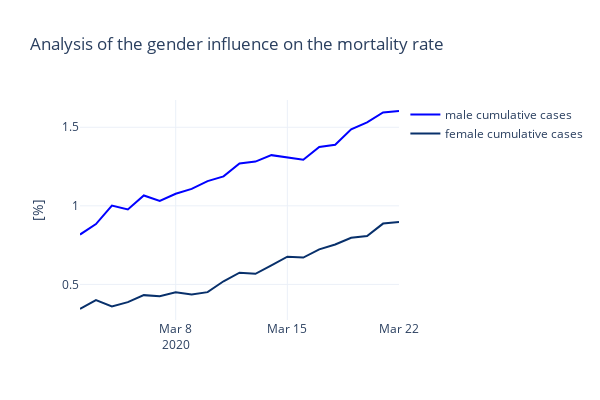

The notebook cell this image was saved under:
### Markdown cell above
Let's investigate if gender has an effect on the virus. Therefore, we take a look at the "TimeGender" data set and produce a plot of the mortality rate similar as above

### Code cell
df=df_dict['TimeGender']
fig = go.Figure()
colors=plt.cm.Blues(np.linspace(0, 1, len(df['sex'].unique())))

for i, sex in enumerate(df['sex'].unique()):
    plt_df=df[df['sex']==sex]
    x=plt_df['date'].values
    y_conf=plt_df['confirmed'].values
    
    y_des=plt_df['deceased'].values

    #decease rate
    y_des_rate=y_des/y_conf*100

    color=f"rgba({colors[i][0]},{colors[i][1]},{colors[i][2]},{colors[i][3]})"
    
    
    fig.add_trace(go.Scatter(x=x, y=y_des_rate, name=f"{sex} cumulative cases", line=dict(color=color), showlegend=True))

fig.update_yaxes(title_text="[%]")
fig.update_layout(height=400,
                  width=600,
                  title_text="Analysis of the gender influence on the mortality rate",
                  template="plotly_white")
fig.show()

### Figure 1 — Plotly figure (JSON) as saved in the notebook; plotly's stock layout.template omitted (floating-point values rounded to 4 significant figures)
{"data": [{"line": {"color": "rgba(0.9686274509803922,0.984313725490196,1.0,1.0)"}, "name": "male cumulative cases", "showlegend": true, "type": "scatter", "x": ["2020-03-02", "2020-03-03", "2020-03-04", "2020-03-05", "2020-03-06", "2020-03-07", "2020-03-08", "2020-03-09", "2020-03-10", "2020-03-11", "2020-03-12", "2020-03-13", "2020-03-14", "2020-03-15", "2020-03-16", "2020-03-17", "2020-03-18", "2020-03-19", "2020-03-20", "2020-03-21", "2020-03-22"], "y": [0.8171, 0.884, 1.002, 0.9772, 1.066, 1.031, 1.076, 1.108, 1.157, 1.188, 1.269, 1.282, 1.323, 1.307, 1.294, 1.375, 1.389, 1.487, 1.532, 1.594, 1.603]}, {"line": {"color": "rgba(0.03137254901960784,0.18823529411764706,0.4196078431372549,1.0)"}, "name": "female cumulative cases", "showlegend": true, "type": "scatter", "x": ["2020-03-02", "2020-03-03", "2020-03-04", "2020-03-05", "2020-03-06", "2020-03-07", "2020-03-08", "2020-03-09", "2020-03-10", "2020-03-11", "2020-03-12", "2020-03-13", "2020-03-14", "2020-03-15", "2020-03-16", "2020-03-17", "2020-03-18", "2020-03-19", "2020-03-20", "2020-03-21", "2020-03-22"], "y": [0.3434, 0.3997, 0.3601, 0.3871, 0.4316, 0.424, 0.4505, 0.4364, 0.4505, 0.52, 0.5744, 0.5673, 0.6217, 0.6765, 0.671, 0.7227, 0.7539, 0.7971, 0.808, 0.8869, 0.8963]}], "layout": {"height": 400, "title": {"text": "Analysis of the gender influence on the mortality rate"}, "width": 600, "yaxis": {"title": {"text": "[%]"}}}}
